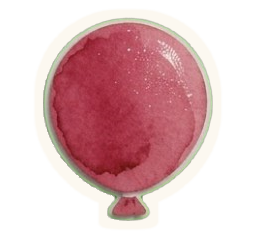
#> input picture concepts/notebook_pencil/_tmp_balloon_cell.png, 256 x 240 px, given in place of ccb7be_images_image-338940e4-23dc-408b-80ca-68cf415ff307.png, which was not available
$ python _extract_concept_planes.py
#> lines starting #> are read from the running program, lines starting #| are printed output that depends on the picture; after the words box and inside, x2 and y2 are one past the last pixel; in counts of white or black regions, pixels touching at a corner belong together; pictures that were not available may be replaced by others from this repository, and a replacement may not be noted
"""Extract concept plane exactly; build idle / up / down stickers (no flame, no shadow)."""
from __future__ import annotations

from collections import deque
from pathlib import Path

import numpy as np
from PIL import Image, ImageFilter

ROOT = Path(r"d:\Godot\MyProjects\quizmatik")
DST = ROOT / "src" / "features" / "plane"
CONCEPT_DIR = ROOT / "concepts" / "notebook_pencil"
ASSETS = Path(r"C:\Users\Admin\.cursor\projects\d-Godot-MyProjects-quizmatik\assets")
SRC = ASSETS / (
	"c__Users_Admin_AppData_Roaming_Cursor_User_workspaceStorage_"
	"c8485cde00ab0c3f6d0a538627ccb7be_images_image-338940e4-23dc-408b-80ca-68cf415ff307.png"
)

# Target game-ish height (body+outline); width follows aspect
TARGET_H = 122
CREAM = np.array([252, 248, 240, 255], dtype=np.uint8)
OUTLINE = 8


def flood_paper(img: Image.Image) -> Image.Image:
	"""Clear graph-paper bg + soft shadow from edges."""
	rgba = np.array(img.convert("RGBA"))
#> rgba is the input picture: shape (240, 256, 4); mean R, G, B, A 102.6, 68.3, 70.9, 129.8
	h, w = rgba.shape[:2]
#> h = 240; w = 256
	seen = np.zeros((h, w), dtype=bool)
	q: deque[tuple[int, int]] = deque()

	def is_bg(y: int, x: int) -> bool:
		r, g, b, a = map(int, rgba[y, x])
		if a < 8:
			return True
		lum = (r + g + b) / 3
		sat = max(r, g, b) - min(r, g, b)
		# paper / cream grid
		if lum >= 168 and sat < 55:
			return True
		# soft gray shadow
		if lum < 120 and sat < 35:
			return True
		return False

	for x in range(0, w, 1):
		for y in (0, h - 1):
			if is_bg(y, x):
				q.append((y, x))
				seen[y, x] = True
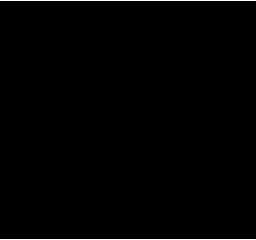
#> seen: shape (240, 256) bool; 0.83% white in thin lines or dots
	for y in range(0, h, 1):
		for x in (0, w - 1):
			if not seen[y, x] and is_bg(y, x):
				q.append((y, x))
				seen[y, x] = True
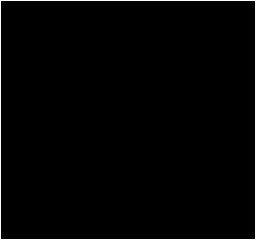
#> seen: shape (240, 256) bool; 1.6% white in thin lines or dots
	while q:
		y, x = q.popleft()
		rgba[y, x] = 0
		for ny, nx in ((y - 1, x), (y + 1, x), (y, x - 1), (y, x + 1)):
			if 0 <= ny < h and 0 <= nx < w and not seen[ny, nx] and is_bg(ny, nx):
				seen[ny, nx] = True
				q.append((ny, nx))
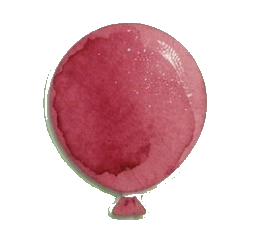
#> rgba: shape (240, 256, 4); 16.39% of pixels changed, all inside (x1, y1, x2, y2) = (33, 8, 223, 231); transparent parts drawn white
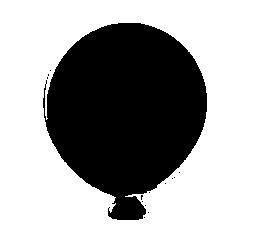
#> seen: shape (240, 256) bool; 63.8% white; 14 black regions (13 under 20 px), largest, box (x1, y1, x2, y2) and area: (43, 23, 207, 220) 22226
	return Image.fromarray(rgba, "RGBA")


def remove_flame(arr: np.ndarray) -> np.ndarray:
	"""Drop icy cyan exhaust on the left of the sticker."""
	out = arr.copy()
	a = out[:, :, 3]
	ys, xs = np.where(a > 30)
	if len(xs) == 0:
		return out
	x0, x1 = int(xs.min()), int(xs.max())
	span = max(1, x1 - x0)
	# flame is left of body — kill cyan/ice in leftmost 18% of content
	cut = x0 + int(span * 0.18)
	rgb = out[:, :, :3].astype(np.float32)
	xx = np.arange(out.shape[1])[None, :]
	zone = (xx < cut) & (a > 0)
	ice = (rgb[:, :, 2] > rgb[:, :, 0] + 20) & (rgb[:, :, 1] > rgb[:, :, 0] - 5) & (rgb[:, :, 2] > 125)
	# also bright cyan sparks
	spark = (rgb[:, :, 2] > 160) & (rgb[:, :, 1] > 140) & (rgb[:, :, 0] < 150) & (xx < cut + span * 0.05)
	kill = zone & (ice | spark)
	# dilate
	kill_img = Image.fromarray((kill.astype(np.uint8) * 255), "L").filter(ImageFilter.MaxFilter(5))
	kill = np.array(kill_img) > 0
	out[kill] = 0
	return out


def remove_shadow_fringe(arr: np.ndarray) -> np.ndarray:
	out = arr.copy()
	rgb = out[:, :, :3].astype(np.float32)
	a = out[:, :, 3]
	lum = rgb.mean(axis=2)
	sat = rgb.max(axis=2) - rgb.min(axis=2)
	# soft dark under sticker
	shadow = (a > 5) & (lum < 115) & (sat < 40)
#> shadow: shape (240, 256) bool; 0.14% white in thin lines or dots, all inside (x1, y1, x2, y2) = (55, 133, 137, 218)
	out[shadow] = 0
#> out: shape (240, 256, 4); 0.14% of pixels changed, all inside (x1, y1, x2, y2) = (55, 133, 137, 218)
	# semi-transparent gray
	soft = (a > 5) & (a < 200) & (lum < 140) & (sat < 30)
#> soft: shape (240, 256) bool; every value is 0
#> in remove_flame, `a = out[:, :, 3]`: a: shape (240, 256); 36.1% white; 14 white regions (13 under 20 px), largest, box (x1, y1, x2, y2) and area: (43, 23, 207, 220) 22137
#> in remove_flame, `zone = (xx < cut) & (a > 0)`: zone: shape (240, 256) bool; 3.7% white; 4 white regions (3 under 20 px), largest, box (x1, y1, x2, y2) and area: (43, 47, 72, 169) 2252
	out[soft] = 0
	return out


def largest_component(mask: np.ndarray) -> np.ndarray:
	h, w = mask.shape
	seen = np.zeros_like(mask, dtype=bool)
	best = None
	best_count = 0
	for y in range(h):
		for x in range(w):
			if not mask[y, x] or seen[y, x]:
				continue
			q = deque([(y, x)])
			seen[y, x] = True
			cells: list[tuple[int, int]] = []
			while q:
				cy, cx = q.popleft()
				cells.append((cy, cx))
				for ny, nx in ((cy - 1, cx), (cy + 1, cx), (cy, cx - 1), (cy, cx + 1)):
					if 0 <= ny < h and 0 <= nx < w and mask[ny, nx] and not seen[ny, nx]:
						seen[ny, nx] = True
						q.append((ny, nx))
			if len(cells) > best_count:
				best_count = len(cells)
				best = cells
	out = np.zeros_like(mask)
	if best:
		for y, x in best:
			out[y, x] = True
#> out: shape (240, 256) bool; 36% white; 1 white region, box (x1, y1, x2, y2) and area: (43, 23, 207, 220) 22132
	return out


def extract_concept() -> Image.Image:
	cleared = flood_paper(Image.open(SRC))
	arr = remove_shadow_fringe(np.array(cleared))
	arr = remove_flame(arr)
	mask = largest_component(arr[:, :, 3] > 25)
	arr[~mask] = 0
#> arr: shape (240, 256, 4); mean of channels 0, 1, 2, 3 63.1, 29.4, 33.7, 91.9
	ys, xs = np.where(mask)
	pad = 4
	y0, y1 = max(0, ys.min() - pad), min(arr.shape[0], ys.max() + 1 + pad)
	x0, x1 = max(0, xs.min() - pad), min(arr.shape[1], xs.max() + 1 + pad)
	crop = arr[y0:y1, x0:x1]
	img = Image.fromarray(crop, "RGBA")
	img.save(ASSETS / "concept_exact_cut.png")
	return img


def ensure_white_outline(body: Image.Image, radius: int = OUTLINE) -> Image.Image:
	"""If rim was partially eaten, rebuild a clean cream sticker outline."""
#> called with radius = 8
	arr = np.array(body.convert("RGBA"))
	# detect existing cream rim
	rgb = arr[:, :, :3]
#> rgb: shape (205, 172, 3)
	a = arr[:, :, 3]
#> a: shape (205, 172); 62.8% white; 16 black regions (14 under 20 px), largest, box (x1, y1, x2, y2) and area: (0, 0, 172, 205) 13042, (75, 172, 84, 178) 20
	cream = (a > 100) & (rgb[:, :, 0] >= 230) & (rgb[:, :, 1] >= 220) & (rgb[:, :, 2] >= 200)
#> cream: shape (205, 172) bool; 0.02% white in thin lines or dots, all inside (x1, y1, x2, y2) = (127, 36, 135, 40)
	# body = opaque non-cream
	body_m = (a > 80) & ~cream
	# if little cream left, rebuild from body
	if cream.sum() < body_m.sum() * 0.08:
		alpha = Image.fromarray((body_m.astype(np.uint8) * 255), "L")
		field = np.array(alpha.filter(ImageFilter.GaussianBlur(radius * 0.85)))
		outer = field >= 40
#> outer: shape (205, 172) bool; 73.9% white; 4 black regions, box (x1, y1, x2, y2) and area: (0, 112, 69, 205) 3278, (107, 112, 172, 205) 3210, (0, 0, 61, 68) 1545, (117, 0, 172, 56) 1174
		canvas = np.zeros_like(arr)
		rim = outer & ~body_m
#> rim: shape (205, 172) bool; 11.1% white; 19 white regions (17 under 20 px), largest, box (x1, y1, x2, y2) and area: (0, 0, 172, 205) 3835, (75, 172, 84, 178) 20
		canvas[rim] = CREAM
		base = arr.copy()
		base[~body_m] = 0
#> base: shape (205, 172, 4); mean R, G, B, A 109.8, 51.2, 58.7, 160
		sticker = Image.alpha_composite(Image.fromarray(canvas, "RGBA"), Image.fromarray(base, "RGBA"))
		return sticker
	# harden existing cream
	out = arr.copy()
	soft = (a > 0) & (a < 240) & ~cream & ~body_m
	out[soft] = 0
	return Image.fromarray(out, "RGBA")


def fit_height(img: Image.Image, target_h: int = TARGET_H) -> Image.Image:
#> called with target_h = 122
	w, h = img.size
	if h == target_h:
		return img
	nw = max(1, int(round(w * (target_h / h))))
	return img.resize((nw, target_h), Image.Resampling.LANCZOS)


def rotate_sticker(img: Image.Image, degrees: float) -> Image.Image:
	"""Rotate with transparent expand; keep crisp."""
#> called with degrees = 14
	# upscale for rotate quality
	hi = img.resize((img.size[0] * 2, img.size[1] * 2), Image.Resampling.LANCZOS)
	rot = hi.rotate(degrees, resample=Image.Resampling.BICUBIC, expand=True, fillcolor=(0, 0, 0, 0))
	rot = rot.resize((max(1, rot.size[0] // 2), max(1, rot.size[1] // 2)), Image.Resampling.LANCZOS)
#> rot: PIL image 129x144 RGBA
	bb = rot.getbbox()
	if bb:
		rot = rot.crop(bb)
#> rot: PIL image 111x130 RGBA
	return ensure_white_outline(rot, OUTLINE)
#> call 2 of ensure_white_outline, with radius = 8
#> in ensure_white_outline (call 2), `cream = (a > 100) & (rgb[:, :, 0] >= 230) & (rgb[:, :, 1] >= 220) & (r..`: cream: shape (130, 111) bool; 9% white; 7 white regions (6 under 20 px), largest, box (x1, y1, x2, y2) and area: (3, 2, 108, 128) 1283
#> in ensure_white_outline (call 2), `body_m = (a > 80) & ~cream`: body_m: shape (130, 111) bool; 55.3% white; 7 black regions (6 under 20 px), largest, box (x1, y1, x2, y2) and area: (0, 0, 111, 130) 6444
#> in ensure_white_outline (call 2), `soft = (a > 0) & (a < 240) & ~cream & ~body_m`: soft: shape (130, 111) bool; 4.7% white in thin lines or dots
#> in ensure_white_outline (call 2), `out[soft] = 0`:
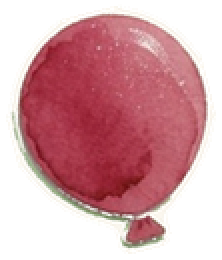
#> out: shape (130, 111, 4) (shown 2 times larger); mean R, G, B, A 119.8, 69, 74.9, 161.9; transparent parts drawn white


def to_canvas(img: Image.Image, canvas: tuple[int, int] | None = None) -> Image.Image:
	bb = img.getbbox()
	if bb:
		img = img.crop(bb)
	if canvas is None:
		# pad to common size later
		return img
	cw, ch = canvas
	out = Image.new("RGBA", canvas, (0, 0, 0, 0))
	x = (cw - img.size[0]) // 2
	y = (ch - img.size[1]) // 2
	out.alpha_composite(img, (max(0, x), max(0, y)))
	return out


def main() -> None:
	base = extract_concept()
	base = ensure_white_outline(base, OUTLINE)
	base = fit_height(base, TARGET_H)

	idle = base
	up = fit_height(rotate_sticker(base, 14), TARGET_H)  # nose up
	down = fit_height(rotate_sticker(base, -14), TARGET_H)  # nose down
#> call 3 of ensure_white_outline, with radius = 8
#> in ensure_white_outline (call 3), `a = arr[:, :, 3]`:
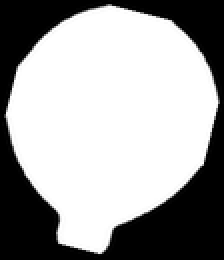
#> a: shape (130, 112) (shown 2 times larger); min 0, max 255, mean 161
#> in ensure_white_outline (call 3), `cream = (a > 100) & (rgb[:, :, 0] >= 230) & (rgb[:, :, 1] >= 220) & (r..`:
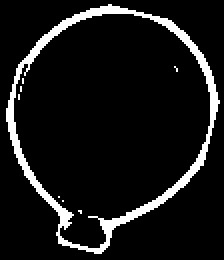
#> cream: shape (130, 112) bool (shown 2 times larger); 8.8% white; 8 white regions (7 under 20 px), largest, box (x1, y1, x2, y2) and area: (3, 2, 110, 127) 1266

	# common canvas = max extents
	cw = max(idle.size[0], up.size[0], down.size[0]) + 4
	ch = max(idle.size[1], up.size[1], down.size[1]) + 4
	# keep even
	cw += cw % 2
	ch += ch % 2

	mapping = {
		"Plane.png": idle,
		"PlaneUp.png": up,
		"PlaneDown.png": down,
	}
	for name, im in mapping.items():
		out = to_canvas(im, (cw, ch))
		out.save(DST / name, optimize=True)
		out.save(CONCEPT_DIR / f"sticker_{name}", optimize=True)
		print("saved", name, out.size, out.getchannel("A").getbbox())
#> this loop made 3 passes
#> name on passes 1 to 3: 'Plane.png', 'PlaneUp.png', 'PlaneDown.png'
#| saved Plane.png (110, 126) (4, 2, 106, 124)
#| saved PlaneUp.png (110, 126) (3, 2, 107, 124)
#| saved PlaneDown.png (110, 126) (2, 2, 107, 124)

	# preview
	imgs = [Image.open(DST / n).convert("RGBA") for n in mapping]
	W = sum(i.size[0] for i in imgs) + 40
	H = max(i.size[1] for i in imgs) + 20
	sheet = Image.new("RGBA", (W, H), (30, 30, 34, 255))
	x = 10
	for im in imgs:
		sheet.alpha_composite(im, (x, (H - im.size[1]) // 2))
		x += im.size[0] + 10
#> this loop made 3 passes
	sheet.save(ASSETS / "planes_exact_concept_sheet.png")
	print("preview", ASSETS / "planes_exact_concept_sheet.png", "canvas", cw, ch)
#| preview C:\Users\Admin\.cursor\projects\d-Godot-MyProjects-quizmatik\assets/planes_exact_concept_sheet.png canvas 110 126


if __name__ == "__main__":
	main()
